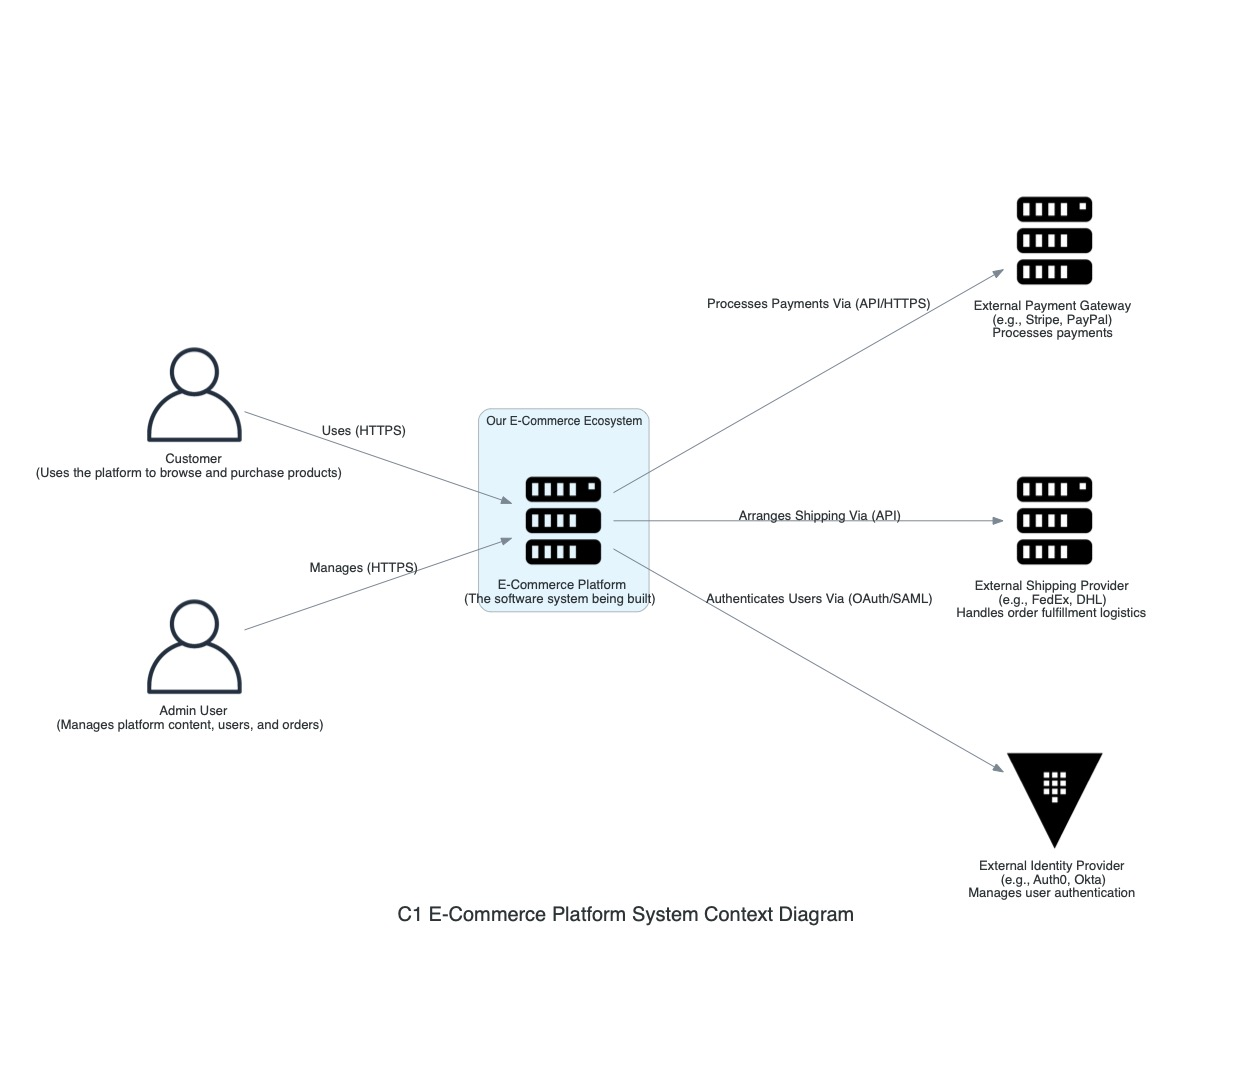

Generate this figure with Python:
# ecommerce-documentation/architecture/diagrams_python/c1_system_context_diagram.py

from diagrams import Diagram, Cluster, Edge
from diagrams.onprem.client import User
from diagrams.onprem.compute import Server # Generic server for external systems
from diagrams.generic.blank import Blank # For the main system box
from diagrams.onprem.network import Internet
from diagrams.onprem.security import Vault # Placeholder for Identity Provider

# --- Configuration ---
diagram_name = "C1 E-Commerce Platform System Context Diagram"
output_filename = "c1_system_context_diagram"
graph_attr = {
    "fontsize": "20", # Slightly larger for C1
    "bgcolor": "transparent",
    "splines": "spline",
    "nodesep": "1.2",
    "ranksep": "1.8",
}
# --- End Configuration ---

with Diagram(diagram_name, show=False, filename=output_filename, graph_attr=graph_attr, direction="LR", outformat="jpg"):

    # --- Actors ---
    customer = User("Customer\n(Uses the platform to browse and purchase products)")
    admin_user = User("Admin User\n(Manages platform content, users, and orders)")

    # --- External Systems ---
    payment_gateway = Server("External Payment Gateway\n(e.g., Stripe, PayPal)\nProcesses payments")
    shipping_provider = Server("External Shipping Provider\n(e.g., FedEx, DHL)\nHandles order fulfillment logistics")
    identity_provider = Vault("External Identity Provider\n(e.g., Auth0, Okta)\nManages user authentication") # Using Vault as a placeholder

    # --- The System Itself (as a single box) ---
    # Using a Cluster to visually group the system, even if it's just one node for C1
    with Cluster("Our E-Commerce Ecosystem"):
        ecommerce_system = Server("E-Commerce Platform\n(The software system being built)")

    # --- Relationships ---
    customer >> Edge(label="Uses (HTTPS)") >> ecommerce_system
    admin_user >> Edge(label="Manages (HTTPS)") >> ecommerce_system

    ecommerce_system >> Edge(label="Processes Payments Via (API/HTTPS)") >> payment_gateway
    ecommerce_system >> Edge(label="Arranges Shipping Via (API)") >> shipping_provider
    ecommerce_system >> Edge(label="Authenticates Users Via (OAuth/SAML)") >> identity_provider


print(f"Diagram '{diagram_name}' was generated as '{output_filename}.jpg'")
